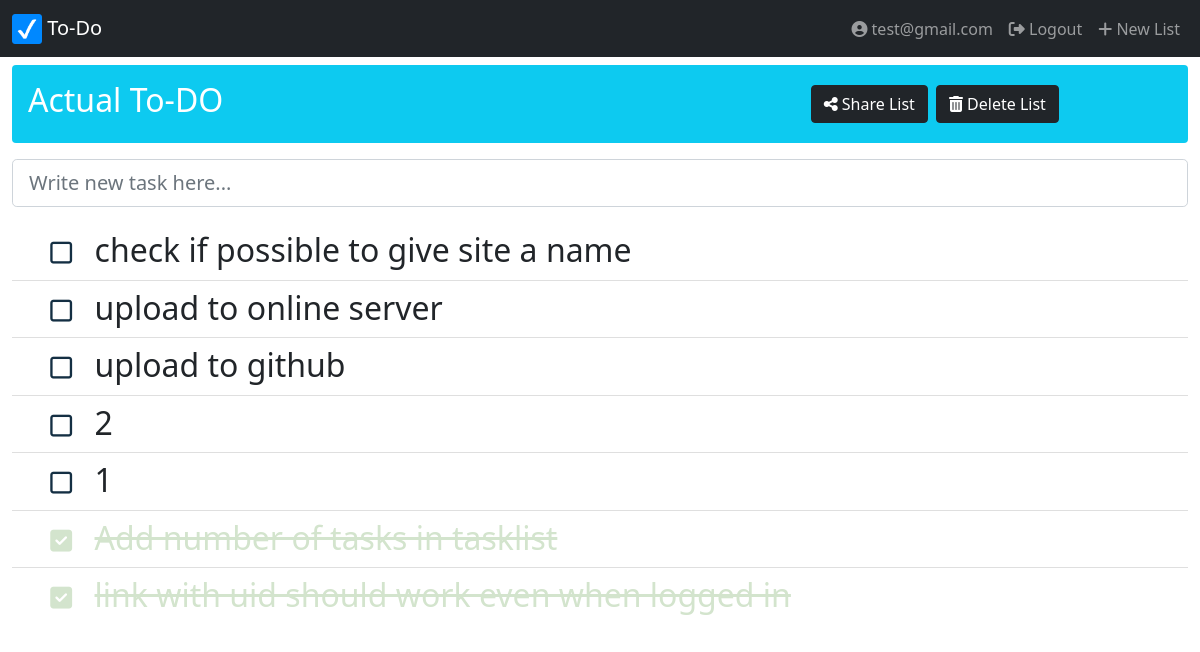
Page /ee695f5a-2aff-4d91-bcd0-2df605c68965 (signed in) on the committed database.
### main.py (models this page shows)
class User(UserMixin, db.Model):
    __tablename__ = "users"
    id = db.Column(db.Integer, primary_key=True)
    email = db.Column(db.String(100), unique=True)
    password = db.Column(db.String(100))
    name = db.Column(db.String(100))
    tasklists = relationship("TaskList", back_populates="author")

class TaskList(db.Model):
    __tablename__ = "task_lists"
    uid = db.Column(db.String(100), primary_key=True)
    author_id = db.Column(db.Integer, db.ForeignKey("users.id"))
    author = relationship("User", back_populates="tasklists")
    name = db.Column(db.String(500), nullable=False)
    tasks = relationship("Task", back_populates="list")
    tasklist_priority = db.Column(db.Integer, nullable=False)

class Task(db.Model):
    __tablename__ = "tasks"
    task_id = db.Column(db.Integer, primary_key=True)
    task_list_id = db.Column(db.String, db.ForeignKey("task_lists.uid"))
    list = relationship("TaskList", back_populates="tasks")
    data = db.Column(db.String(500), nullable=False)
    starred = db.Column(db.Boolean, nullable=False)
    color = db.Column(db.String(20), nullable=False)
    task_priority = db.Column(db.Integer, nullable=False)
    date = db.Column(db.DateTime)
    complete = db.Column(db.Boolean, nullable=False)

### main.py (the view)
@app.route("/<tasklist_id>")
def task_list(tasklist_id):
    tasklist = TaskList.query.get(tasklist_id)
    tasklist.tasks.sort(key=lambda x: x.task_priority, reverse=True)
    return render_template("user-view.html", tasklist=tasklist, registrationForm=RegisterForm(), loginForm=LoginForm())

### forms.py
class RegisterForm(FlaskForm):
    email = EmailField("Email", validators=[DataRequired()])
    password = PasswordField("Password", validators=[DataRequired(), Length(min=6, max=100)])
    name = StringField("Name", validators=[DataRequired()])
    tasklist_id = HiddenField("TasklistId", validators=[DataRequired()])

class LoginForm(FlaskForm):
    email = StringField("Email", validators=[DataRequired()])
    password = PasswordField("Password", validators=[DataRequired()])
    tasklist_id = HiddenField("TasklistId", validators=[DataRequired()])

### main.py (called while the page is built)
@login_manager.user_loader
def load_user(user_id):
    return User.query.get(int(user_id))

### templates/user-view.html (shortened to what this page needs)
{% extends "base.html" %}
{% block content %}
<div class="container-fluid">
  <div class="row">
    {%set singleEntryPage=true if tasklist%}
    <div class="col">
      <div class="tab-content" id="nav-tabContent">
        {%if not singleEntryPage:%}
        {% for tasklist in current_user.tasklists:%}
        {% include 'tasklist-template.html' %}
        {% endfor %}
        {% else %}
        {% include 'tasklist-template.html' %}
        {% endif %}
      </div>
    </div>
  </div>
</div>
{% endblock %}

### templates/base.html (shortened to what this page needs)
{% extends "my-bootstrap.html" %}
{% block navbar %}
<nav class="navbar navbar-expand-lg navbar-dark bg-dark">
  <div class="container-fluid">
    <a class="navbar-brand" href="#">
      <img src="{{url_for('static', filename='img/brand.png')}}" alt="" width="30" height="30" class="d-inline-block align-text-top">
      To-Do
    </a>
    <div class="collapse navbar-collapse me-auto" id="navbarSupportedContent">
      <ul class="navbar-nav mb-2 mb-lg-0 ms-auto">
        {%if not current_user.is_authenticated: %}
        <li class="nav-item">
          <a class="nav-link" href="#" data-bs-toggle="modal" data-bs-target="#registerationModal" ><i class="fas fa-file-invoice"></i> Register</a>
        </li>
        <li class="nav-item">
          <a class="nav-link" href="#" data-bs-toggle="modal" data-bs-target="#loginModal" ><i class="fas fa-sign-in-alt"></i> Login</a>
        </li>
        {% else: %}
        <li class="nav-item">
          <a class="nav-link" href="#" data-bs-toggle="modal"  ><i class="fas fa-user-circle"></i> {{current_user.email}}</a>
        </li>
        <li class="nav-item">
          <a class="nav-link" href="{{url_for('logout')}}" ><i class="fas fa-sign-out-alt"></i> Logout</a>
        </li>
        {% endif %}
        <li class="nav-item">
          <a class="nav-link" href="{{url_for('new')}}"><i class="fa fa-plus"></i> New List </a>
        </li>
      </ul>
    </div>
  </div>
</nav>
{% endblock %}
{% block styles %}
{{super()}}
<link rel="stylesheet" href="{{url_for('.static', filename='mystyle.css')}}">
{% endblock %}

### templates/tasklist-template.html (shortened to what this page needs)
<div class="tab-pane fade tasklist-tab {{'active show' if singleEntryPage}}" id={{'t'+tasklist.uid}} role="tabpanel" tasklist_id={{tasklist.uid}} aria-labelledby={{tasklist.uid}}>
  <div class="p-3 my-2 bg-info rounded text-white container-fluid">
    <div class="row">
      <div class="col-lg-8 ">
        <h2 class="name-editable align-middle">{{tasklist.name}}</h2>
      </div>
      <div class="col align-items-center d-flex ">
          <button type="button" class="btn btn-dark mx-1" name="button" data-bs-toggle="modal" data-bs-target="#sharingModal" data-bs-link={{tasklist.uid}}><i class="fas fa-share-alt"></i> Share List</button>
          <button type="button" class="btn btn-dark mx-1" name="button" data-bs-toggle="modal" data-bs-target="#deleteTasklistModal" data-bs-uid={{tasklist.uid}}><i class="fas fa-trash-alt"></i> Delete List</button>
      </div>
    </div>
  </div>
  <div class="my-3 list-group-flush">
    <input autofocus="autofocus" class="form-control form-control-lg" autocomplete="off" placeholder="Write new task here..." required="required" type="text" value="" name="new_task_data" id="task_description" data-bs-toggle="tooltip" title=""
      data-bs-placement="bottom">
    {%if tasklist.tasks|length >0:%}
    {%set highest_priority=tasklist.tasks[0].task_priority%}
    {%else:%}
    {%set highest_priority=0%}
    {% endif %}
  </div>
  <ul class="list-group list-group-flush tasklist-ul" id={{'t'+tasklist.uid}}>
    {% for data in tasklist.tasks%}
    {% include 'li-template.html' %}
    {%endfor%}
  </ul>
</div>

### templates/li-template.html (shortened to what this page needs)
<li class="list-group-item myli list-group-item-action {%if data.complete%}completed{%endif%}" value="{{data.task_id}}" priority="{{data.task_priority}}">
  <div id="task-{{data.task_id}}">
    <i class="checkbox " style="color: {{data.color}};"></i>
    <span class="{%if not data.complete%}editable{%endif%} h2 ">{{data.data}}</span>
    <span class="datepicker" data-provide="datepicker" data-date-format="dd/mm/yyyy"  data-date-clear-btn="true" data-date-autoclose="true">
    </span>
    <span class="float-end task-utilities">
    </span>
  </div>
</li>

### static/mystyle.css (style rules this page uses)
.tasklist-ul { font-size: 25px; }
span.h2 { padding: 0.5em; }
.checkbox::before { content: "\f0c8"; }
.completed, .completed .checkbox { color: #D3E4CD !important; }
.completed .checkbox::before { content: "\f14a"; font-weight: 900; }
.checkbox { color: #142F43; font-family: "Font Awesome 5 Free"; display: inline-block; font-style: normal; font-variant: normal; text-rendering: auto; line-height: 1; }
.completed .h2 { text-decoration: line-through; }

### rows in the picture
User: email "test@gmail.com"
TaskList: name "Actual To-DO"
Task: {{ data.task_id }} 31 (drawn), data "check if possible to give site a name"
Task: {{ data.task_id }} 30 (drawn), data "upload to online server"
Task: {{ data.task_id }} 29 (drawn), data "upload to github"
Task: {{ data.task_id }} 26 (drawn), data "2"
Task: {{ data.task_id }} 25 (drawn), data "1"
Task: {{ data.task_id }} 18 (drawn), data "Add number of tasks in tasklist"
Task: {{ data.task_id }} 16 (drawn), data "link with uid should work even when logged in"
